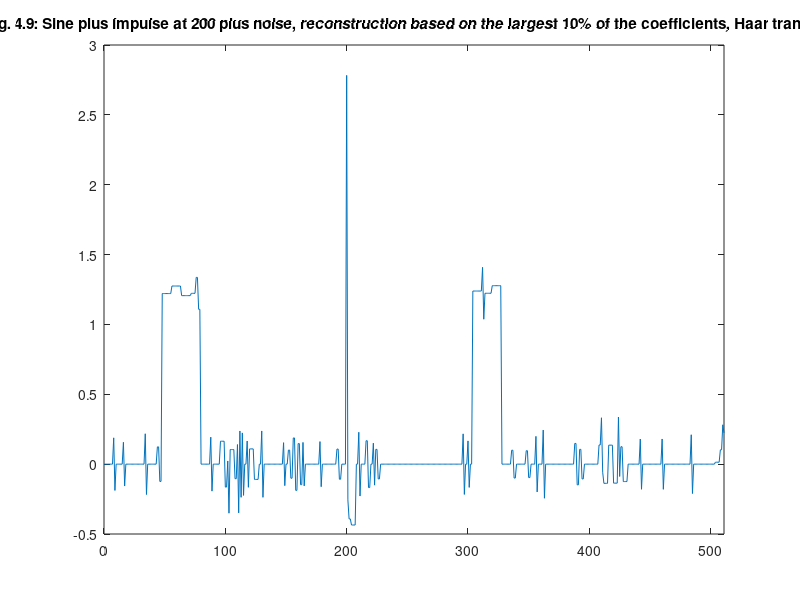

The MATLAB script that drew this image:
%% ========================================================================
%% Programmatic octave notes on "Ripples in Mathematics" by A. Jensen
%% and A. la Cour-Harbo written with a deep gratitude to the authors for
%% this wonderful text. 
%% 
%% Reconstruction of graphs in Figure 4.9, p.31, Ch 04.
%%
%% Author: Vladimir Kulyukin
%% 
%% NB: I have tested this code in Octave 4.
%%
%% The numbers below were computed by my Java OneDHaar class methods
%% available at https://github.com/VKEDCO/java/blob/master/haar/org.vkedco.wavelets.haar/OneDHaar.java &
%% https://github.com/VKEDCO/java/blob/master/haar/org.vkedco.wavelets.tests/RipplesInMathCh04.java
%% =========================================================================


t = [0:511];

y_fig_4_9_inverted_p31 = [
0.0
0.0
0.0
0.0
0.0
0.0
0.0
0.0
0.18826697606311682
-0.18826697606311682
0.0
0.0
0.0
0.0
0.0
0.0
0.15669367437069734
-0.15669367437069734
0.0
0.0
0.0
0.0
0.0
0.0
0.0
0.0
0.0
0.0
0.0
0.0
0.0
0.0
0.0
0.0
0.21739772128915424
-0.21739772128915424
0.0
0.0
0.0
0.0
0.0
0.0
0.0
0.0
0.12368650150258718
0.12368650150258718
-0.12368650150258718
-0.12368650150258718
1.2209229515189943
1.2209229515189943
1.2209229515189943
1.2209229515189943
1.2209229515189943
1.2209229515189943
1.2209229515189943
1.2209229515189943
1.2749230655988466
1.2749230655988466
1.2749230655988466
1.2749230655988466
1.2749230655988466
1.2749230655988466
1.2749230655988466
1.2749230655988466
1.2060857790247541
1.2060857790247541
1.2060857790247541
1.2060857790247541
1.2060857790247541
1.2060857790247541
1.2060857790247541
1.2060857790247541
1.2225464571515388
1.2225464571515388
1.2225464571515388
1.2225464571515388
1.3367885265396777
1.3367885265396777
1.1083043877633998
1.1083043877633998
0.0
0.0
0.0
0.0
0.0
0.0
0.0
0.0
0.1931613085096281
-0.1931613085096281
0.0
0.0
0.0
0.0
0.0
0.0
0.16412334988276514
0.16412334988276514
0.16412334988276514
0.16412334988276514
-0.16412334988276514
-0.16412334988276514
0.022850399852025832
-0.3510970996175561
0.10419094468491222
0.10419094468491222
0.10419094468491222
0.10419094468491222
-0.10419094468491222
-0.10419094468491222
0.140339713323114
-0.34872160269293845
0.23739140266851672
-0.23739140266851672
0.22359339206608783
-0.22359339206608783
0.0
0.0
0.16570733337120733
-0.16570733337120733
0.10908788102608943
0.10908788102608943
0.10908788102608943
0.10908788102608943
-0.10908788102608943
-0.10908788102608943
-0.10908788102608943
-0.10908788102608943
0.0
0.0
0.2375839531360621
-0.2375839531360621
0.0
0.0
0.0
0.0
0.0
0.0
0.0
0.0
0.0
0.0
0.0
0.0
0.0
0.0
0.0
0.0
0.15386457178626142
-0.15386457178626142
0.0
0.0
0.10069817584596645
0.10069817584596645
-0.10069817584596645
-0.10069817584596645
0.18752601780171502
0.18752601780171502
-0.18752601780171502
-0.18752601780171502
0.14703205978530381
0.14703205978530381
-0.14703205978530381
-0.14703205978530381
0.15555227977699845
-0.15555227977699845
0.0
0.0
0.0
0.0
0.0
0.0
0.0
0.0
0.0
0.0
0.0
0.0
0.16152909130483145
-0.16152909130483145
0.0
0.0
0.0
0.0
0.0
0.0
0.0
0.0
0.0
0.0
0.0
0.0
0.10794241162702303
0.10794241162702303
-0.10794241162702303
-0.10794241162702303
0.0
0.0
0.0
0.0
2.7825345348272594
-0.25607656173094506
-0.3918689692455188
-0.3918689692455188
-0.43568000865131923
-0.43568000865131923
-0.43568000865131923
-0.43568000865131923
0.0
0.0
0.22837840892566288
-0.22837840892566288
0.0
0.0
0.0
0.0
0.16743444039330863
0.16743444039330863
-0.16743444039330863
-0.16743444039330863
0.0
0.0
0.15033091307096766
-0.15033091307096766
0.10574440940362667
0.10574440940362667
-0.10574440940362667
-0.10574440940362667
0.0
0.0
0.0
0.0
0.0
0.0
0.0
0.0
0.0
0.0
0.0
0.0
0.0
0.0
0.0
0.0
0.0
0.0
0.0
0.0
0.0
0.0
0.0
0.0
0.0
0.0
0.0
0.0
0.0
0.0
0.0
0.0
0.0
0.0
0.0
0.0
0.0
0.0
0.0
0.0
0.0
0.0
0.0
0.0
0.0
0.0
0.0
0.0
0.0
0.0
0.0
0.0
0.0
0.0
0.0
0.0
0.0
0.0
0.0
0.0
0.0
0.0
0.0
0.0
0.0
0.0
0.0
0.0
0.21678773277569371
-0.21678773277569371
0.0
0.0
0.1664275746823486
-0.1664275746823486
0.0
0.0
1.2390596161084355
1.2390596161084355
1.2390596161084355
1.2390596161084355
1.2390596161084355
1.2390596161084355
1.2390596161084355
1.2390596161084355
1.4088057793759319
1.0373435474836232
1.2230746634297776
1.2230746634297776
1.2230746634297776
1.2230746634297776
1.2230746634297776
1.2230746634297776
1.2772650144770032
1.2772650144770032
1.2772650144770032
1.2772650144770032
1.2772650144770032
1.2772650144770032
1.2772650144770032
1.2772650144770032
0.0
0.0
0.0
0.0
0.0
0.0
0.0
0.0
0.09961310873262516
0.09961310873262516
-0.09961310873262516
-0.09961310873262516
0.0
0.0
0.0
0.0
0.0
0.0
0.0
0.0
0.09610805951821622
0.09610805951821622
-0.09610805951821622
-0.09610805951821622
0.0
0.0
0.0
0.0
0.19894835352900953
-0.19894835352900953
0.0
0.0
0.0
0.0
0.24405857578772408
-0.24405857578772408
0.0
0.0
0.0
0.0
0.0
0.0
0.0
0.0
0.0
0.0
0.0
0.0
0.0
0.0
0.0
0.0
0.0
0.0
0.0
0.0
0.0
0.0
0.0
0.0
0.1482124114678281
0.1482124114678281
-0.1482124114678281
-0.1482124114678281
0.10581301763257167
0.10581301763257167
-0.10581301763257167
-0.10581301763257167
0.0
0.0
0.0
0.0
0.0
0.0
0.0
0.0
0.0
0.0
0.0
0.0
0.13721764721607418
0.13721764721607418
0.33200099492786717
-0.05756570049571877
-0.13721764721607418
-0.13721764721607418
-0.13721764721607418
-0.13721764721607418
0.13595657132354338
0.13595657132354338
0.13595657132354338
0.13595657132354338
-0.13595657132354338
-0.13595657132354338
-0.13595657132354338
-0.13595657132354338
0.3374004229695014
-0.08812584304289406
0.12463728996330367
0.12463728996330367
-0.12463728996330367
-0.12463728996330367
-0.12463728996330367
-0.12463728996330367
0.0
0.0
0.0
0.0
0.0
0.0
0.0
0.0
0.0
0.0
0.17987210777107815
-0.17987210777107815
0.0
0.0
0.0
0.0
0.0
0.0
0.0
0.0
0.0
0.0
0.0
0.0
0.0
0.0
0.0
0.0
0.1801724897555556
-0.1801724897555556
0.0
0.0
0.0
0.0
0.0
0.0
0.0
0.0
0.0
0.0
0.0
0.0
0.0
0.0
0.0
0.0
0.0
0.0
0.0
0.0
0.0
0.0
0.2103853542023699
-0.2103853542023699
0.0
0.0
0.0
0.0
0.0
0.0
0.0
0.0
0.0
0.0
0.0
0.0
0.0
0.0
0.0
0.0
0.0
0.0
0.01393762771818939
0.01393762771818939
0.01393762771818939
0.01393762771818939
0.10262809629337465
0.10262809629337465
0.2818781135339985
0.2240499403791759
];

figure;
plot(t, y_fig_4_9_inverted_p31);
xlim([0 511]);
title('Fig. 4.9: Sine plus impulse at 200 plus noise, reconstruction based on the largest 10% of the coefficients, Haar transform');
